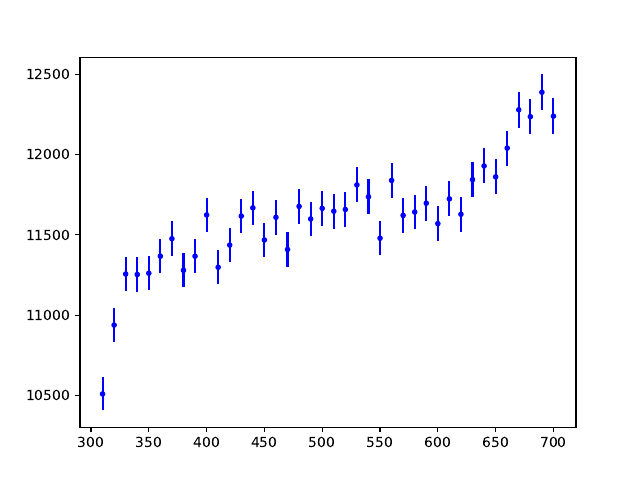

Generate this figure with Python:
import matplotlib.pyplot as plt
import numpy as np
from scipy.optimize import curve_fit
import uncertainties.unumpy as unp
from uncertainties import ufloat
from scipy.stats import stats

U, N = np.genfromtxt('Messung1.txt', unpack=True)
N_Fehler = np.sqrt(N)
plt.errorbar(U, N, yerr=N_Fehler, fmt='.b', label = "Messwerte mit Fehlerbalken")
plt.savefig('Messung1.pdf')
